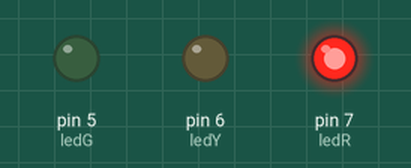
Bench run of a sketch on a simulated Arduino Uno, built with avr-gcc and run on an emulated ATmega328P. On the bench: output pins drawn as LEDs (lit = HIGH).

Above: at 1.5 s.
At 4.0 s:
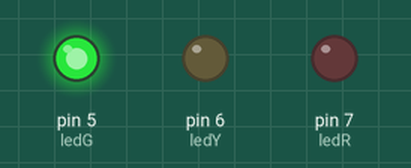
At 5.5 s:
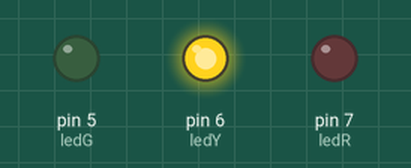
Timing chart, 0 to 7.8 s (numbered marks = the images above):
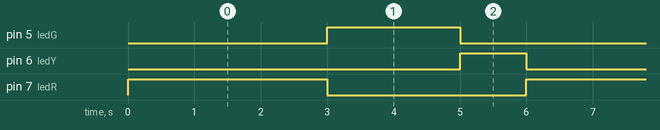

The sketch:

20210718_2027_Semaforo.ino
```cpp
/*  Proj.:  Semáforo
 *  Autor:  Kenji Marcos Suzuki
 *  Data:   18/07/2021 20:27
 */

//Definição de Pinos
#define ledR 7                //led definida como pino 7
#define ledY 6                //led definida como pino 6
#define ledG 5                //led definida como pino 5

//Variáveis Temporais
unsigned long int tR=0;       //variável que armazena a contagem da função millis()
unsigned long int tY=0;       //variável que armazena a contagem da função millis()
unsigned long int tG=0;       //variável que armazena a contagem da função millis()
int delayR=3000;              //delay do ledR
int delayY=1000;              //delay do ledY
int delayG=2000;              //delay do ledG


//Variáveis
bool ledRState=HIGH;     //variável que armazena estado do ledR(on/off)
bool ledYState=LOW;     //variável que armazena estado do ledY(on/off)
bool ledGState=LOW;     //variável que armazena estado do ledG(on/off)

void setup() {
  //Mapeamento de Pinos
  pinMode(ledR, OUTPUT);            //ledR iniciado como atuador
  pinMode(ledY, OUTPUT);            //ledY iniciado como atuador
  pinMode(ledG, OUTPUT);            //ledG iniciado como atuador

  //Inicialização
  millis();                         //inicialização da função millis
  digitalWrite(ledR, ledRState);    //liga/desliga ledR
  digitalWrite(ledY, ledYState);    //liga/desliga ledY
  digitalWrite(ledG, ledGState);    //liga/desliga ledG
}

void loop() {
  //liga led verde
  while((millis()-tR) >= delayR && ledRState){      //caso ledR ligado, aguarda 3s de ledR ligado
    ledRState=!ledRState;                           //inverte o estado do led vermelho(on/off)
    digitalWrite(ledR, ledRState);                  //desliga ledR
    ledGState=!ledGState;                           //inverte o estado do led verde (on/off)
    digitalWrite(ledG, ledGState);                  //liga ledG
  }

  //liga led amarelo
  while((millis()-tG) >= (delayR+delayG) && ledGState){      //caso ledG ligado, aguarda 2s de ledG ligado
    ledGState=!ledGState;                           //inverte o estado do led verde (on/off)
    digitalWrite(ledG, ledGState);                  //liga ledG
    ledYState=!ledYState;                           //inverte o estado do led amarelo (on/off)
    digitalWrite(ledY, ledYState);                  //desliga ledY
  }

  //liga led vermelho
  while((millis()-tY) >= (delayR+delayG+delayY) && ledYState){      //caso ledY ligado, aguarda 1s de ledY ligado
    ledYState=!ledYState;                           //inverte o estado do led (on/off)
    digitalWrite(ledY, ledYState);                  //desliga ledY
    ledRState=!ledRState;                           //inverte o estado do led vermelho(on/off)
    digitalWrite(ledR, ledRState);                  //liga ledR
    tR=millis();                                    //atualiza tR com o novo valor temporal
    tG=millis();                                    //atualiza tG com o novo valor temporal
    tY=millis();                                    //atualiza tY com o novo valor temporal
  }
}
```

Measured:
- by itself, pin 5 (ledG): alternates HIGH for 2.0 s and LOW for 4.0 s
- by itself, pin 6 (ledY): alternates HIGH for 1.0 s and LOW for 5.0 s
- by itself, pin 7 (ledR): alternates HIGH for 3.0 s and LOW for 3.0 s
